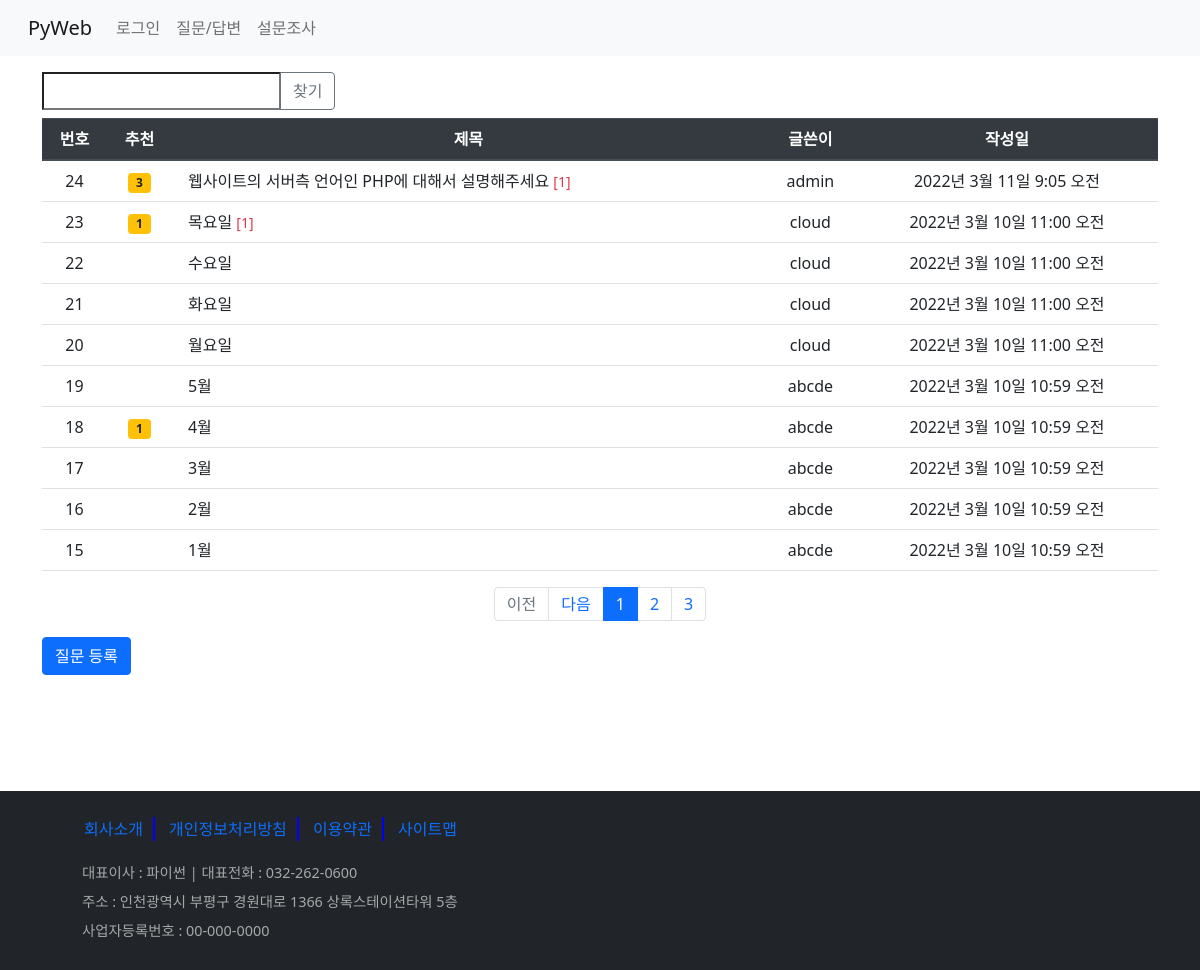
The page /board/boardlist/ on the database its author committed.
### board/models.py (models this page shows, shortened)
class Question(models.Model):
    subject = models.CharField(max_length=200)
    content = models.TextField()
    create_date = models.DateTimeField()        # not null
    modify_date = models.DateTimeField(null=True, blank=True) # db에서 null 허용, blank 폼 데이터
    author = models.ForeignKey(User, on_delete=models.CASCADE, related_name='author_question') # user의 username와 외래키 설
    voter = models.ManyToManyField(User, related_name='voter_question')    # 추천수 - 다대다 관계

### board/views/base_views.py (the view, shortened to what this page needs)
# urls.py: path('boardlist/', base_views.boardlist, name='boardlist'),  #127.0.0.1:8000/board/
def boardlist(request):
    question_list = Question.objects.order_by('-create_date')  #'-'내림 차순, -pk도 가능
    page = request.GET.get('page', '1')  # 페이지
    kw = request.GET.get('kw','')
    paginator = Paginator(question_list, 10)  #페이지당 10개 자료
    page_obj = paginator.get_page(page)
    context = {'question_list':page_obj, 'page':page, 'kw':kw}
    return render(request, 'board/question_list.html', context)

### board/templatetags/board_filter.py (called while the page is built)
@register.filter
def sub(value, arg):
    return value - arg

### templates/board/question_list.html (shortened to what this page needs)
{% extends 'base.html' %}
{% load board_filter %}
{% block content %}
  <div class="container my-3">
      <div class="row justify-content-end mb-2">
          <div class="col-4 input-group">
              <input type="text" class="kw" value="{{ kw|default_if_none:'' }}">
              <div class="input-group-append">
                  <button type="button" id="btn_search"
                          class="btn btn-outline-secondary">찾기</button>
              </div>
          </div>
      </div>
      <table class="table">
          <thead class="thead-dark">
            <tr class="text-center">
                <th>번호</th><th>추천</th><th>제목</th><th>글쓴이</th><th>작성일</th>
            </tr>
          </thead>
          <tbody>
            {% if question_list %}
                {% for question in question_list %}
                <tr class="text-center">
                    <td>{{ question_list.paginator.count|sub:question_list.start_index|sub:forloop.counter0|add:1 }}</td>
                    <td>
                         {% if question.voter.count > 0 %}
                             <span class="badge badge-warning text-dark px-2 py-1">{{ question.voter.count }}</span>
                         {% endif %}
                    </td>
                    <td class="text-left px-3">
                        <a href="{% url 'board:detail' question.id %}"
                            class="text-decoration-none text-dark">{{ question.subject }}</a>
                        {% if question.answer_set.count %}
                        <span class="text-danger small"> [{{ question.answer_set.count }}] </span>
                        {% endif %}
                    </td>
                    <td>{{ question.author }}</td>
                    <td>{{ question.create_date }}</td>
                </tr>
                {% endfor %}
            {% else %}
              <p>질문이 없습니다.</p>
            {% endif %}
          </tbody>
      </table>
       <ul class="pagination justify-content-center">
      {% if question_list.has_previous %}
        <li class="page-item">
            <a class="page-link" href="?page={{ question_list.previous_page_number }}">이전</a>
        </li>
      {% else %}
        <li class="page-item disabled">
          <a class="page-link" href="#">이전</a>
        </li>
      {% endif %}
      {% if question_list.has_next %}
        <li class="page-item">
            <a class="page-link" href="?page={{ question_list.next_page_number }}">다음</a>
        </li>
      {% else %}
        <li class="page-item disabled">
          <a class="page-link" href="#">다음</a>
        </li>
      {% endif %}
      {% for page_number in question_list.paginator.page_range %}
            {% if page_number == question_list.number %}
               <li class="page-item active">
                 <a class="page-link" href="#"
                  data-page="{{ page_number }}">{{page_number }}</a>
               </li>
            {% else %}
              <li class="page-item">
               <a class="page-link" href="#"
                  data-page="{{ page_number }}">{{page_number }}</a>
              </li>
          {% endif %}
      {% endfor %}
       </ul>
      <a href="{% url 'board:question_create' %} " class="btn btn-primary">질문 등록</a>
      <div class="question_list"></div>
  </div>
{% endblock %}

### static/board/css/style.css (style rules this page uses)
.question_list { height: 100px; }

### rows shown on the page
Question: paginator.count|sub "24", voter.count "3", subject "웹사이트의 서버측 언어인 PHP에 대해서 설명해주세요", answer_set.count "1", author "admin", create_date "2022년 3월 11일 9:05 오전"
Question: paginator.count|sub "23", voter.count "1", subject "목요일", answer_set.count "1", author "cloud", create_date "2022년 3월 10일 11:00 오전"
Question: paginator.count|sub "22", subject "수요일", author "cloud", create_date "2022년 3월 10일 11:00 오전"
Question: paginator.count|sub "21", subject "화요일", author "cloud", create_date "2022년 3월 10일 11:00 오전"
Question: paginator.count|sub "20", subject "월요일", author "cloud", create_date "2022년 3월 10일 11:00 오전"
Question: paginator.count|sub "19", subject "5월", author "abcde", create_date "2022년 3월 10일 10:59 오전"
Question: paginator.count|sub "18", voter.count "1", subject "4월", author "abcde", create_date "2022년 3월 10일 10:59 오전"
Question: paginator.count|sub "17", subject "3월", author "abcde", create_date "2022년 3월 10일 10:59 오전"
Question: paginator.count|sub "16", subject "2월", author "abcde", create_date "2022년 3월 10일 10:59 오전"
Question: paginator.count|sub "15", subject "1월", author "abcde", create_date "2022년 3월 10일 10:59 오전"

### other values the page prints
{{ page_number }} "1"
{{ page_number }} "2" "3"
